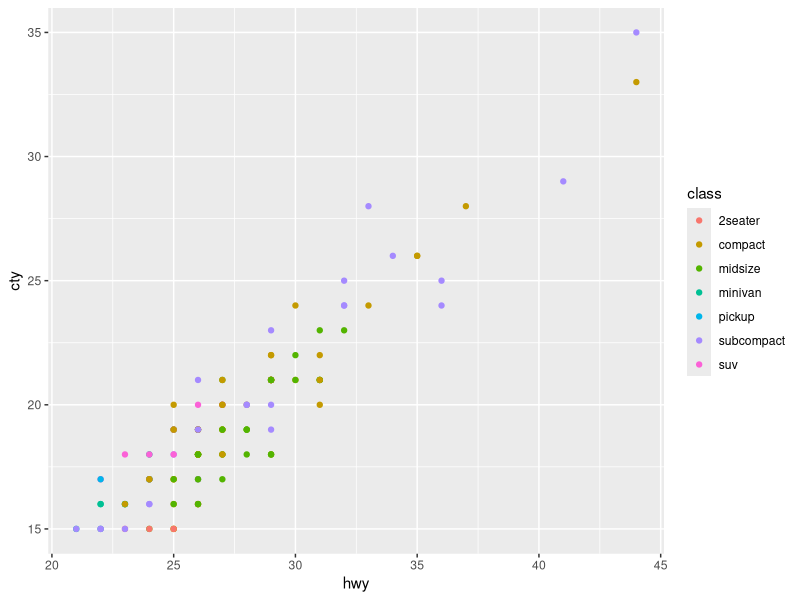
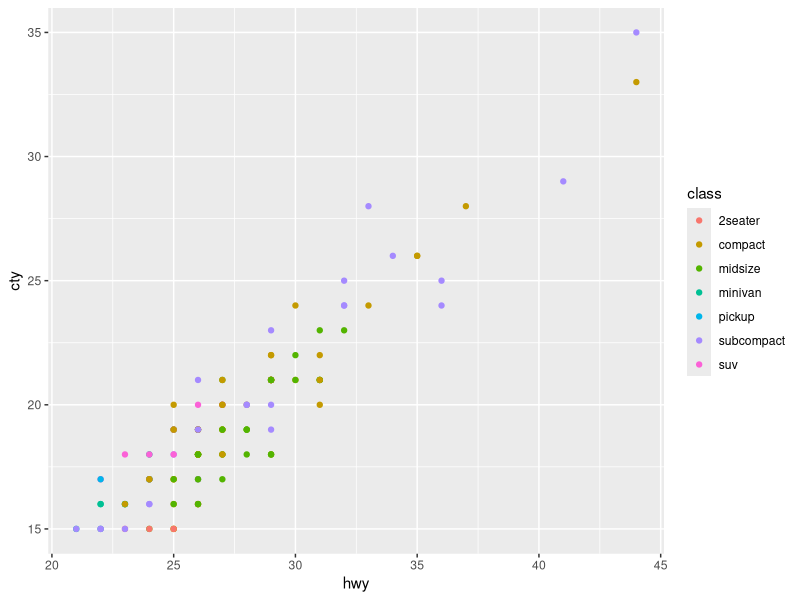

These charts were generated, in order, by the following R code:
# Feb 7th
library(stats)
library(dplyr)
library(ggplot2)

View(mpg)
# 5 Main verbs of dplyr
# 1. FILTER -- filter where some column meets some condition
mpg40 <- mpg %>% 
  filter(hwy > 40)

enEff <- mpg %>% 
  filter(hwy > 40, cty > 30)

enEff <- mpg %>% 
  filter(hwy > 40 | cty > 30)

# Choosing cars in a set of particular classes:
bigcars <- mpg %>% 
  filter(class %in% c('suv', 'pickup'))

# 2. MUTATE -- Use mutate to create new variables in the data frame

# To create a new vector that is the average of city and highway mileage
mpgNew <- mpg %>% 
  mutate(mpgAvg = (cty + hwy)/2)

# 3. SUMMARISE -- Summarize some information from the data frame.
mpg %>% 
  summarise(hwyavg = mean(hwy))

mpg %>% 
  summarise(mean(hwy))

mpg %>% 
  summarise(hwyavg = mean(hwy),
            hwystd = sd(hwy),
            numcars = n()) # or length(hwy)

# 4. Group_by() puts the data in groups by a vector. Most useful
# when followed by Summarise
classMpg <- mpg %>% 
  group_by(class) %>% 
  summarise(hwyavg = mean(hwy),
            hwystd = sd(hwy),
            numcars = n())

# 5. Arrange -- puts the data in order
#    NOT sort -- only sorts individual vectors
#    NOT order -- only gives position of the largest, next largest, . . .

mpgArranged <- mpg %>% 
  arrange(hwy)
View(mpgArranged)

mpgDescArranged <- mpg %>% 
  arrange(desc(hwy))
View(mpgDescArranged)

mpgDescArranged <- mpg %>% 
  arrange(desc(hwy)) %>% 
  head()

# Additional useful verbs in dplyr

# SELECT -- choose particular columns in the data frame to keep
mpgsmall <- mpgArranged %>% 
  select(manufacturer, model, hwy, class)

# SAMPLE_N -- used to take a subset of a data frame
mpgsample <- mpg %>% 
  sample_n(50)
dsmall <- diamonds %>% 
  sample_n(1000)

# LEFT_JOIN -- Used to merge data frames
#   also inner_join, outer_join, right_join


mpg20 <- mpg %>% 
  filter(hwy > 20)

ggplot(mpg20, aes(x = hwy, y = cty, color = class)) +
  geom_point() 
# OR like this:
mpg %>% 
  filter(hwy > 20) %>% 
  ggplot(aes(x = hwy, y = cty, color = class)) +
  geom_point()

